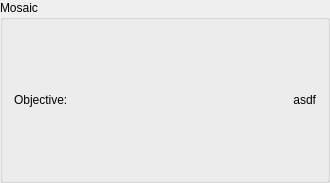
<?xml version="1.0" encoding="UTF-8"?>
<ui version="4.0">
 <class>GroupBox</class>
 <widget class="QGroupBox" name="GroupBox">
  <property name="geometry">
   <rect>
    <x>0</x>
    <y>0</y>
    <width>330</width>
    <height>183</height>
   </rect>
  </property>
  <property name="windowTitle">
   <string>GroupBox</string>
  </property>
  <property name="title">
   <string>Mosaic</string>
  </property>
  <layout class="QHBoxLayout" name="horizontalLayout">
   <item>
    <widget class="QLabel" name="objectiveLabel">
     <property name="text">
      <string>Objective:</string>
     </property>
    </widget>
   </item>
   <item>
    <widget class="QLabel" name="objectiveText">
     <property name="text">
      <string>asdf</string>
     </property>
     <property name="alignment">
      <set>Qt::AlignRight|Qt::AlignTrailing|Qt::AlignVCenter</set>
     </property>
    </widget>
   </item>
  </layout>
 </widget>
 <resources/>
 <connections/>
</ui>
